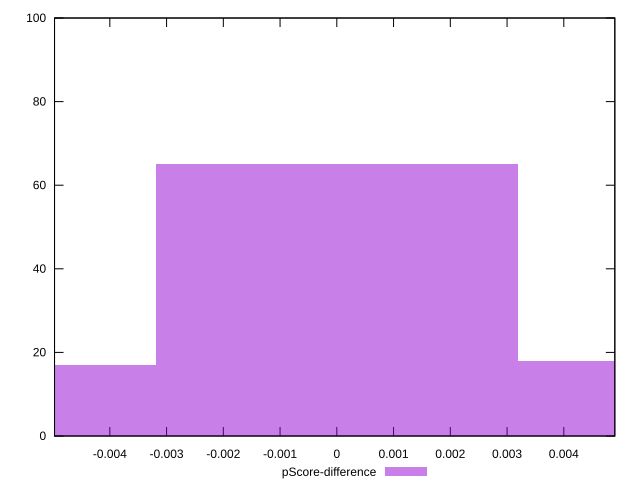

Write the gnuplot code that produced this figure.
reset

$pScoreDifference <<EOF
0 65
0.006368657863664179 18
-0.006368657863664179 17
EOF

set key outside below
set boxwidth 0.006368657863664179
set xrange [-0.004974519418807666:0.004899274008682064]
set yrange [0:100]
set trange [0:100]
set style fill transparent solid 0.5 noborder
set terminal svg size 640, 490 enhanced background rgb 'white'
set output "report_00015_2021-02-09T16-11-33.973Z/total-blocking-time/samples/pages+cached+noadtech/pScore-difference/histogram.svg"

plot $pScoreDifference title "pScore-difference" with boxes

reset
